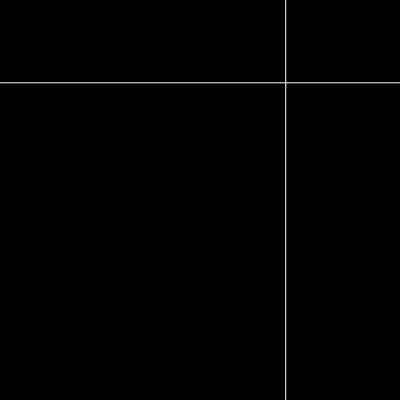
Frame 1 (no input)
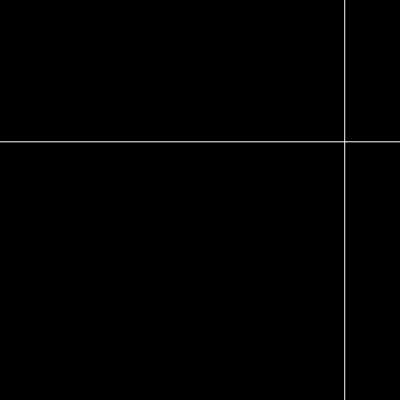
Frame 60 (no input)
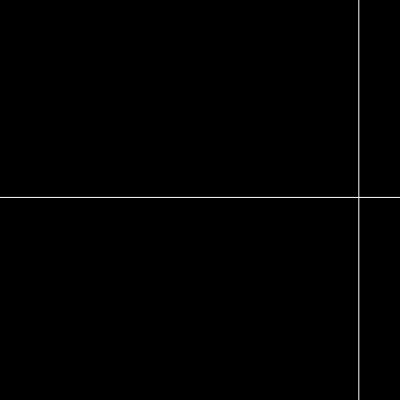
Frame 120 (the mouse pressed at the canvas centre since frame 60)

The p5.js sketch that drew these frames (run headless with seeded random() and noise() and a simulated clock; from frame 60 on, the mouse is pressed at the canvas centre):

// p5.js sketch
// ── sketch.js
// https://editor.p5js.org/jht9629-nyu/sketches/Mpgun-Kti
// ims black-n white-1 bounce 

let my = {};

function setup() {
  my.width = 400;
  my.height = 400;
  my.xpos = 0;
  my.ypos = 0;
  my.xspeed = 1;
  my.yspeed = 1;
  // my.xlen = 0;
  // my.ylen = 0;
  my.debug = 1;
  // my.fullScreenBtn = 0;
  my.startTime = 0;
  my.changeTime = 1.0;

  if (!my.debug) {
    my.width = windowWidth;
    my.height = windowHeight;
  }
  createCanvas(my.width, my.height);
  noStroke();

  my.fullScreenBtn = createButton("Full Screen");
  my.fullScreenBtn.mousePressed(full_screen_action);
  my.fullScreenBtn.style("font-size:42px");

  my.startTime = millis() / 1000.0;

  new_pos();

  // init_dim();
}

function draw() {
  background(0);
  // strokeWeight(0);
  // fill("black");
  // rect(0, 0, width, height);
  check_time();
  
  strokeWeight(1);
  stroke(255);

  line(0, my.ypos, width, my.ypos);

  line(my.xpos, 0, my.xpos, height);

  my.ypos += my.yspeed;
  if (my.ypos > height || my.ypos < 0) {
    my.yspeed *= -1;
  }
  my.xpos += my.xspeed;
  if (my.xpos > width || my.xpos < 0) {
    my.xspeed *= -1;
  }
}

function new_pos() {
  my.xpos = random(0, width);
  my.ypos = random(0, height);
}

function check_time() {
  let now = millis() / 1000;
  if (now - my.startTime > my.changeTime) {
    my.startTime = now;
    new_pos();
  }
}

// function init_dim() {
//   xlen = width / 3;
//   ylen = height;
// }

// From
// https://editor.p5js.org/jht1493/sketches/5LgILr8RF

function full_screen_action() {
  my.fullScreenBtn.remove();
  fullscreen(1);
  let delay = 3000;
  setTimeout(ui_present_window, delay);
}

function ui_present_window() {
  resizeCanvas(windowWidth, windowHeight);
  // init_dim();
}

// https://editor.p5js.org/jht9629-nyu/sketches/8Iazn1D_P
// ims black-n white-1

// https://editor.p5js.org/jht9629-nyu/sketches/3VKJ-q8ar
// ims03-jht scrolling color bars
